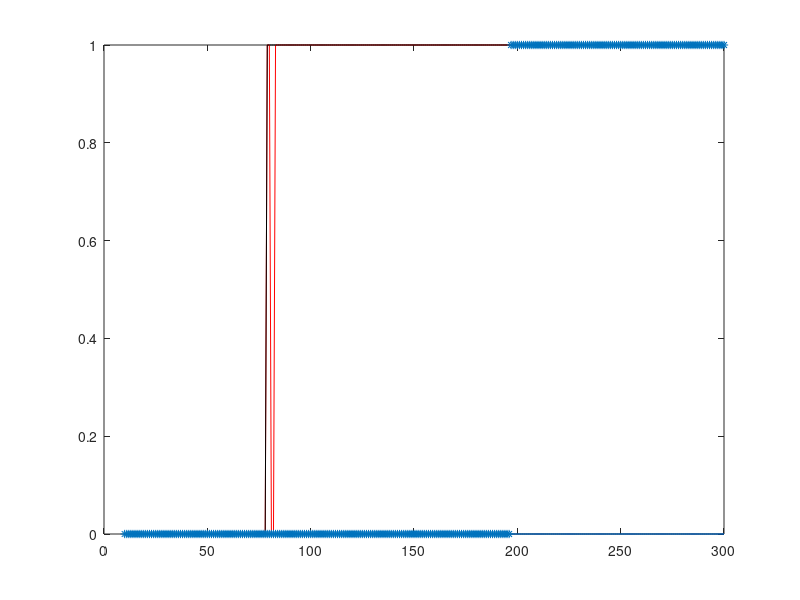

This chart was generated by the following MATLAB code:
clear all 
clc
function re=f(x) 
  re=2+0.01*x^2
end
function re=g(x)
  re=4*exp(-0.003333*x.^3-2*x)
end
broke_1=[]
broke_2=[]
broke_3=[]
broke_4=[]
broke_5=[]
xb=[]
for j=10:300;
sep=j*0.01
x01=[0:sep:15]
xb=[xb,j]

y=[4]
for i=1:length(x01);
  y=[y,y(1,i)*(1-sep*f(x01(1,i)))];
end
y(y>4.2)=4.2
y(y<-1)=-5
if(abs(y(int16(14/sep)))>=4.1)
broke_1=[broke_1,1]
else
broke_1=[broke_1,0]
endif
yback=[4];
for i=1:length(x01)-1;
  yback=[yback,yback(1,i)/(1+sep*f(x01(1,i+1)))];
end;
yback(yback>4.2)=4.2;
yback(yback<-1)=-5;
if(abs(yback(int16(14/sep)))>=4.1)
broke_2=[broke_2,1];
else
broke_2=[broke_2,0];
endif
yt=[4]
for i=1:length(x01)-1;
  yt=[yt,(yt(1,i)-sep*yt(1,i)*1/2*f(x01(1,i)))/(1+1/2*sep*f(x01(1,i+1)))];
end
yt(yt>4.2)=4.2;
yt(yt<-1)=-5;
if(abs(yt(int16(14/sep)))>=4.1)
broke_3=[broke_3,1];
else
broke_3=[broke_3,0];
endif
yrq2=[4];
for i=1:length(x01)-1
  k1=sep*yrq2(1,i)*(-f(x01(1,i)));
  k2=sep*(yrq2(1,i)+0.5*k1)*(-f(x01(1,i)+sep*0.5));
  yrq2=[yrq2,yrq2(1,i)+k2];
end
yrq2(yrq2>4.2)=4.2;
yrq2(yrq2<-1)=-5;
if(abs(yrq2(int16(14/sep)))>=4.1)
broke_4=[broke_4,1];
else
broke_4=[broke_4,0];
endif
yrq4=[4]
for i=1:length(x01)-1
   k1=sep*yrq4(1,i)*(-f(x01(1,i)));
   k2=sep*(yrq4(1,i)+0.5*k1)*(-f(x01(1,i)+sep*0.5));
   k3=sep*(yrq4(1,i)+0.5*k2)*(-f(x01(1,i)+sep*0.5));
   k4=sep*(yrq4(1,i)+k1)*(-f(x01(1,i)+sep));
   yrq4=[yrq4,yrq4(1,i)+1/6*k1+1/3*(k2+k3)+1/6*k4];
end
yrq4(yrq4>4.2)=4.2
yrq4(yrq4<-1)=-5
if(abs(yrq4(int16(14/sep)))>=4.1)
broke_5=[broke_5,1]
else
broke_5=[broke_5,0]
endif
endfor
plot(xb,broke_1,"r")
hold
plot(xb,broke_2,"g")
plot(xb,broke_3,"b")
plot(xb,broke_4,"k")
plot(xb,broke_5,"*")